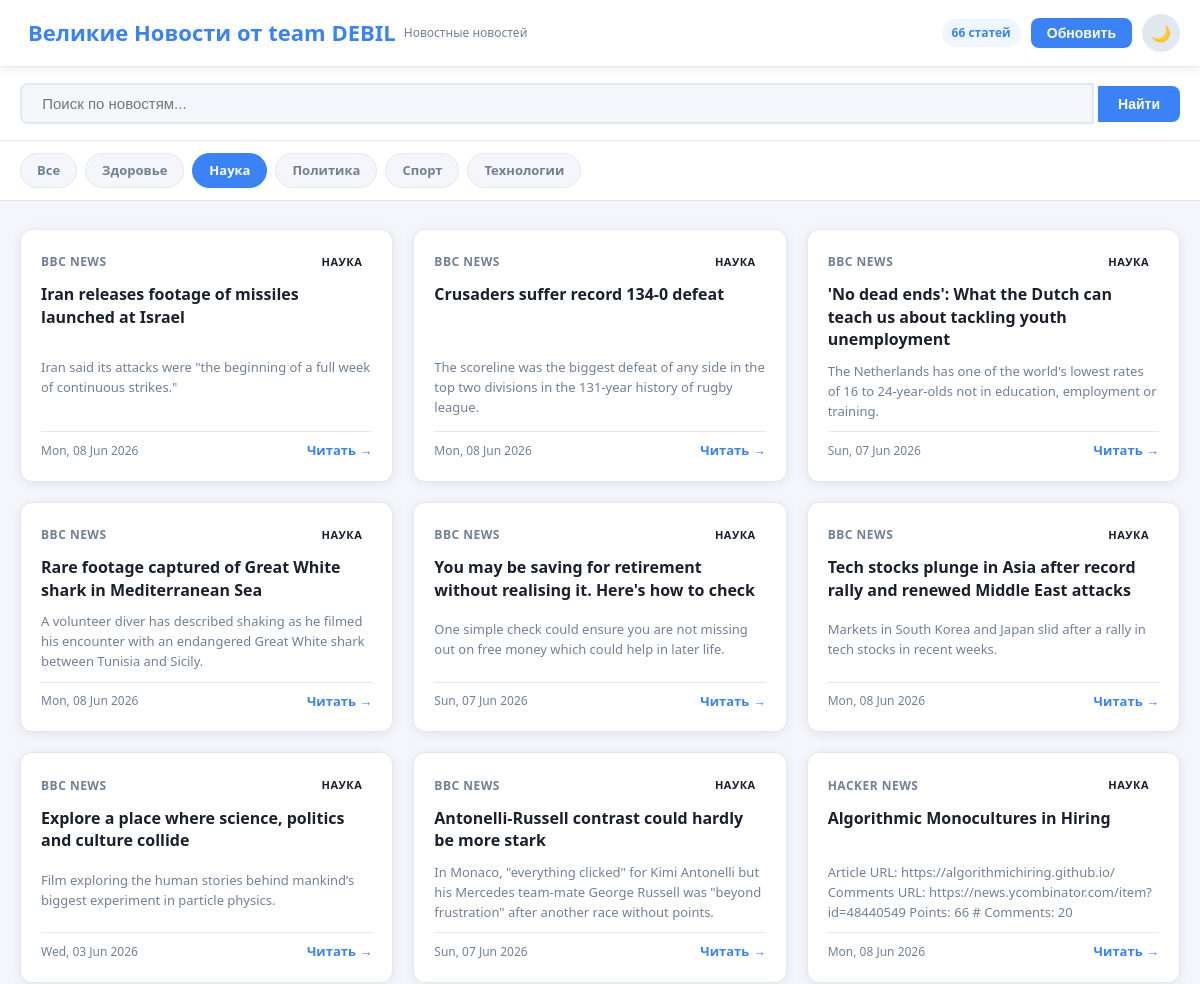
Page /?category=наука (upper part) on the earlier database version.
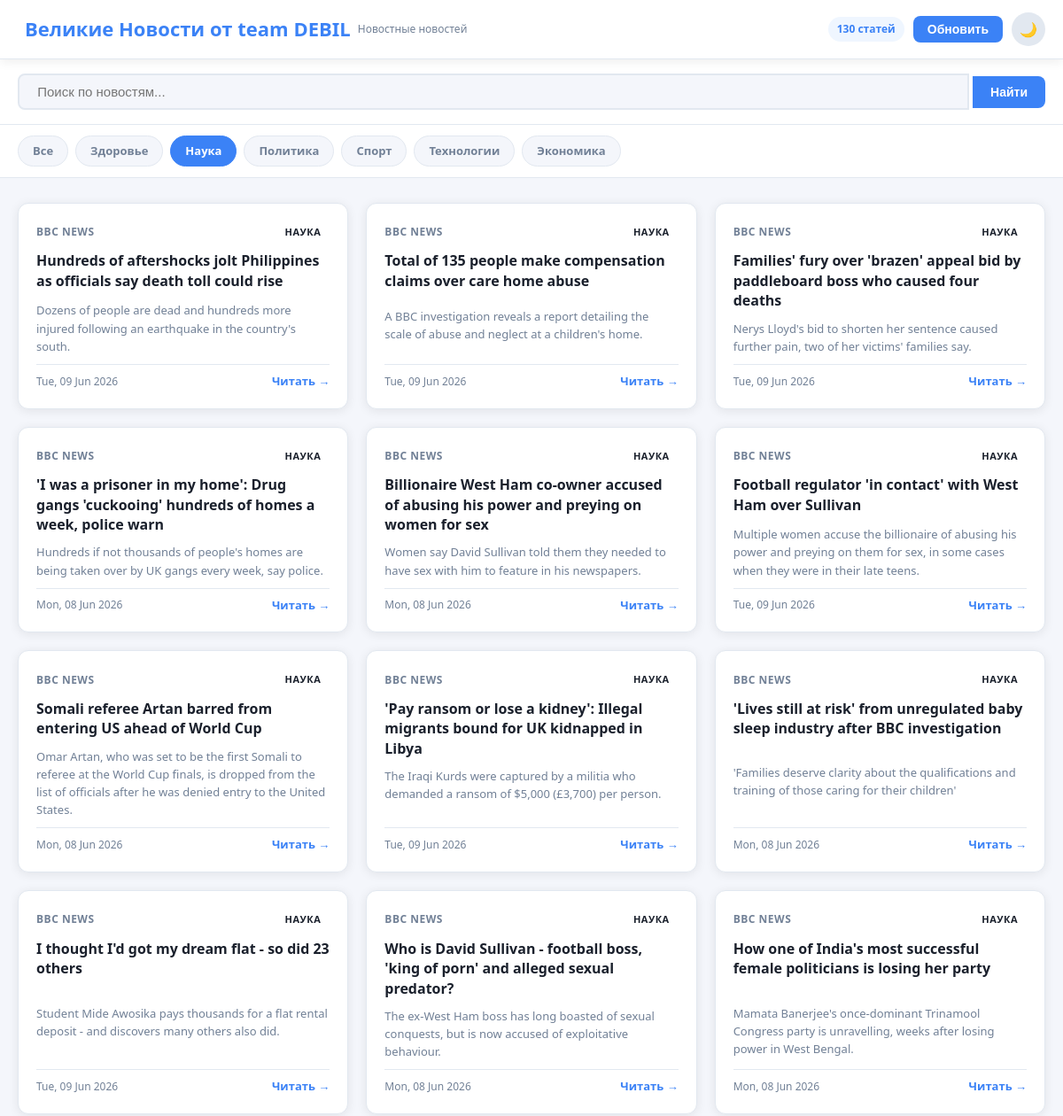
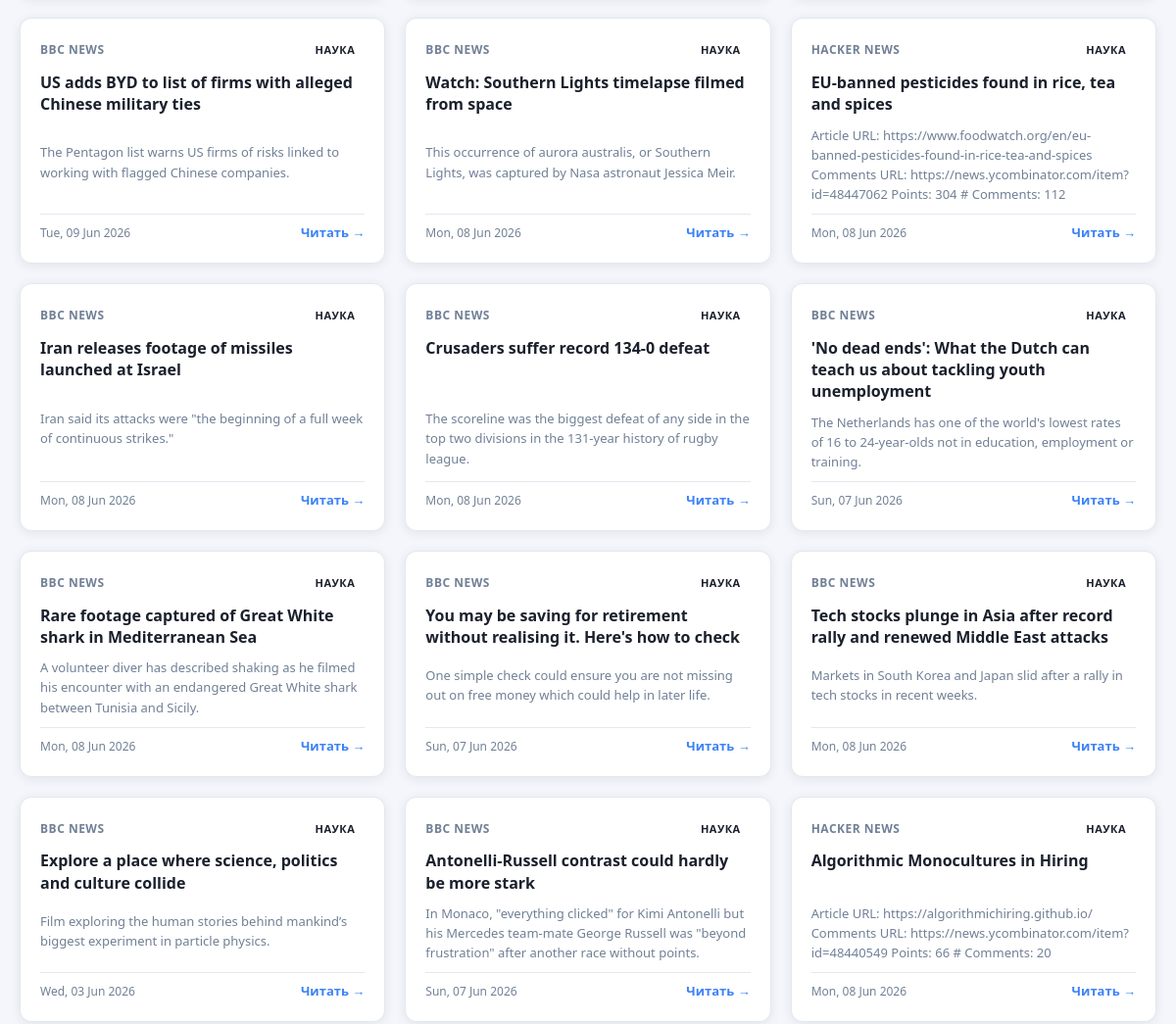
Same page on the later database version (2 pictures, top to bottom).
### tables this page shows
CREATE TABLE articles (
            id        INTEGER PRIMARY KEY AUTOINCREMENT,
            title     TEXT    NOT NULL,
            url       TEXT    NOT NULL UNIQUE,
            summary   TEXT,
            source    TEXT,
            category  TEXT    DEFAULT 'general',
            published TEXT,
            scraped_at DATETIME DEFAULT CURRENT_TIMESTAMP
        );

### app.py (the view)
@app.route("/")
def index():
    keyword  = request.args.get("q", "").strip()
    category = request.args.get("category", "all").strip()
    articles   = get_articles(category=category, keyword=keyword, limit=60)
    categories = get_categories()
    total      = count_articles()
    return render_template(
        "index.html",
        articles=articles,
        categories=categories,
        current_category=category,
        keyword=keyword,
        total=total,
    )

### database.py (called while the page is built)
def get_connection() -> sqlite3.Connection:
    conn = sqlite3.connect(DB_PATH)
    conn.row_factory = sqlite3.Row
    return conn

def get_articles(category: str = None, keyword: str = None,
                 limit: int = 50) -> list:
    conn = get_connection()
    cursor = conn.cursor()
    query = "SELECT * FROM articles WHERE 1=1"
    params = []
    if category and category != "all":
        query += " AND category = ?"
        params.append(category)
    if keyword:
        query += " AND (title LIKE ? OR summary LIKE ?)"
        params.extend([f"%{keyword}%", f"%{keyword}%"])
    query += " ORDER BY scraped_at DESC LIMIT ?"
    params.append(limit)
    cursor.execute(query, params)
    rows = cursor.fetchall()
    conn.close()
    return [dict(row) for row in rows]

def get_categories() -> list:
    conn = get_connection()
    cursor = conn.cursor()
    cursor.execute("SELECT DISTINCT category FROM articles ORDER BY category")
    rows = cursor.fetchall()
    conn.close()
    return [row["category"] for row in rows]

def count_articles() -> int:
    conn = get_connection()
    cursor = conn.cursor()
    cursor.execute("SELECT COUNT(*) as cnt FROM articles")
    row = cursor.fetchone()
    conn.close()
    return row["cnt"]

### templates/index.html (shortened to what this page needs)
<!DOCTYPE html>
<html lang="ru" data-theme="light">
<head>
  <link rel="stylesheet" href="static/css/style.css">
</head>
<body>
  <header class="header">
    <div class="container">
      <div class="header__inner">
        <div class="logo">
          <span class="logo__text">Великие Новости от team DEBIL</span>
          <span class="logo__sub">Новостные новостей</span>
        </div>
        <div class="header__actions">
          <span class="stats-badge">{{ total }} статей</span>
          <button class="btn btn--refresh" onclick="document.getElementById('refreshForm').submit()">
             Обновить
          </button>
          <button class="btn btn--theme" onclick="toggleTheme()" id="themeBtn">🌙</button>
        </div>
      </div>
    </div>
  </header>
  <div class="search-bar">
    <div class="container">
      <form action="/" method="GET" id="searchForm">
        <div class="search-bar__inner">
          <input
            class="search-input"
            type="text"
            name="q"
            value="{{ keyword }}"
            placeholder=" Поиск по новостям..."
            id="liveSearch"
            autocomplete="off"
          >
          <button class="btn btn--search" type="submit">Найти</button>
        </div>
      </form>
    </div>
  </div>
  <div class="categories">
    <div class="container">
      <div class="categories__list">
        <a class="cat-tab {% if current_category == 'all' %}cat-tab--active{% endif %}"
           href="/?category=all{% if keyword %}&q={{ keyword }}{% endif %}">
          Все
        </a>
        {% for cat in categories %}
        <a class="cat-tab {% if current_category == cat %}cat-tab--active{% endif %}"
           href="/?category={{ cat }}{% if keyword %}&q={{ keyword }}{% endif %}">
          {{ cat | capitalize }}
        </a>
        {% endfor %}
      </div>
    </div>
  </div>
  <main class="main">
    <div class="container">
      {% if articles %}
      <div class="news-grid" id="newsGrid">
        {% for article in articles %}
        <article class="card" data-category="{{ article.category }}">
          <div class="card__header">
            <span class="card__source">{{ article.source }}</span>
            <span class="card__cat card__cat--{{ article.category }}">{{ article.category }}</span>
          </div>
          <h2 class="card__title">
            <a href="{{ article.url }}" target="_blank" rel="noopener">
              {{ article.title }}
            </a>
          </h2>
          <p class="card__summary">{{ article.summary[:200] }}{% if article.summary|length > 200 %}...{% endif %}</p>
          <div class="card__footer">
            <span class="card__date">{{ article.published[:16] if article.published else '' }}</span>
            <a class="card__link" href="{{ article.url }}" target="_blank" rel="noopener">
              Читать →
            </a>
          </div>
        </article>
        {% endfor %}
      </div>
      {% else %}
      <div class="empty-state">
        <div class="empty-state__icon"></div>
        <h3>Новости не найдены</h3>
        <p>Нажмите «Обновить», чтобы загрузить свежие новости</p>
      </div>
      {% endif %}
    </div>
  </main>
</body>
</html>

### static/css/style.css (style rules this page uses)
*, *::before, *::after { box-sizing: border-box; margin: 0; padding: 0; }
:root { --bg: #f4f6fb; --surface: #ffffff; --border: #e2e8f0; --text: #1a202c; --text-sub: #718096; --accent: #3b82f6; --accent-h: #2563eb; --radius: 12px; --shadow: 0 2px 12px rgba(0,0,0,.08); --trans: .2s ease; }
body { background: var(--bg); color: var(--text); font-family: 'Segoe UI', system-ui, sans-serif; font-size: 15px; line-height: 1.6; transition: background var(--trans), color var(--trans); }
a { color: var(--accent); text-decoration: none; }
.container { max-width: 1200px; margin: 0 auto; padding: 0 20px; }
.header { background: var(--surface); border-bottom: 1px solid var(--border); box-shadow: var(--shadow); position: sticky; top: 0; z-index: 100; }
.header__inner { display: flex; align-items: center; justify-content: space-between; padding: 14px 0; gap: 16px; }
.logo { display: flex; align-items: center; gap: 8px; }
.logo__text { font-size: 22px; font-weight: 700; color: var(--accent); }
.logo__sub { font-size: 12px; color: var(--text-sub); }
.header__actions { display: flex; align-items: center; gap: 10px; }
.stats-badge { background: #eff6ff; color: var(--accent); font-size: 12px; font-weight: 600; padding: 4px 10px; border-radius: 20px; }
.btn { border: none; cursor: pointer; border-radius: 8px; font-size: 14px; font-weight: 600; padding: 7px 16px; transition: all var(--trans); }
.btn--refresh { background: var(--accent); color: #fff; }
.btn--theme { background: var(--border); color: var(--text); font-size: 16px; width: 38px; height: 38px; padding: 0; border-radius: 50%; }
.btn--search { background: var(--accent); color: #fff; padding: 10px 20px; border-radius: 0 8px 8px 0; }
.search-bar { background: var(--surface); padding: 16px 0; border-bottom: 1px solid var(--border); }
.search-bar__inner { display: flex; align-items: center; gap: 4px; }
.search-input { flex: 1; padding: 10px 16px; border: 2px solid var(--border); border-radius: 8px 0 0 8px; font-size: 15px; background: var(--bg); color: var(--text); outline: none; transition: border var(--trans); }
.categories { background: var(--surface); padding: 12px 0; border-bottom: 1px solid var(--border); }
.categories__list { display: flex; gap: 8px; flex-wrap: wrap; }
.cat-tab { padding: 6px 16px; border-radius: 20px; font-size: 13px; font-weight: 600; color: var(--text-sub); background: var(--bg); border: 1px solid var(--border); transition: all var(--trans); }
.cat-tab:hover, .cat-tab--active { background: var(--accent); color: #fff; border-color: var(--accent); }
.main { padding: 28px 0 48px; }
.news-grid { display: grid; grid-template-columns: repeat(auto-fill, minmax(340px, 1fr)); gap: 20px; }
.card { background: var(--surface); border: 1px solid var(--border); border-radius: var(--radius); padding: 20px; display: flex; flex-direction: column; gap: 10px; box-shadow: var(--shadow); transition: transform var(--trans), box-shadow var(--trans); }
.card__header { display: flex; justify-content: space-between; align-items: center; }
.card__source { font-size: 12px; font-weight: 600; color: var(--text-sub); text-transform: uppercase; letter-spacing: .5px; }
.card__title { font-size: 16px; font-weight: 700; line-height: 1.4; flex: 1; }
.card__title a { color: var(--text); }
.card__summary { font-size: 13px; color: var(--text-sub); line-height: 1.55; flex: 1; }
.card__footer { display: flex; justify-content: space-between; align-items: center; padding-top: 8px; border-top: 1px solid var(--border); margin-top: auto; }
.card__date { font-size: 12px; color: var(--text-sub); }
.card__link { font-size: 13px; font-weight: 600; color: var(--accent); }
.card__cat { font-size: 11px; font-weight: 700; padding: 3px 10px; border-radius: 12px; text-transform: uppercase; letter-spacing: .5px; }

Differences in the rows shown:
added articles: source "BBC NEWS", category "НАУКА", title "Hundreds of aftershocks jolt Philippines as officials say death toll could rise", summary "Dozens of people are dead and hundreds more injured following an earthquake in the country's south.", published "Tue, 09 Jun 2026"
added articles: source "BBC NEWS", category "НАУКА", title "Total of 135 people make compensation claims over care home abuse", summary "A BBC investigation reveals a report detailing the scale of abuse and neglect at a children's home.", published "Tue, 09 Jun 2026"
added articles: source "BBC NEWS", category "НАУКА", title "Families' fury over 'brazen' appeal bid by paddleboard boss who caused four deaths", summary "Nerys Lloyd's bid to shorten her sentence caused further pain, two of her victims' families say.", published "Tue, 09 Jun 2026"
added articles: source "BBC NEWS", category "НАУКА", title "'I was a prisoner in my home': Drug gangs 'cuckooing' hundreds of homes a week, police warn", summary "Hundreds if not thousands of people's homes are being taken over by UK gangs every week, say police.", published "Mon, 08 Jun 2026"
added articles: source "BBC NEWS", category "НАУКА", title "Billionaire West Ham co-owner accused of abusing his power and preying on women for sex", summary "Women say David Sullivan told them they needed to have sex with him to feature in his newspapers.", published "Mon, 08 Jun 2026"
added articles: source "BBC NEWS", category "НАУКА", title "Football regulator 'in contact' with West Ham over Sullivan", summary "Multiple women accuse the billionaire of abusing his power and preying on them for sex, in some cases when they were in their late teens.", published "Tue, 09 Jun 2026"
added articles: source "BBC NEWS", category "НАУКА", title "Somali referee Artan barred from entering US ahead of World Cup", summary "Omar Artan, who was set to be the first Somali to referee at the World Cup finals, is dropped from the list of officials after he was denied entry to the United States.", published "Mon, 08 Jun 2026"
added articles: source "BBC NEWS", category "НАУКА", title "'Pay ransom or lose a kidney': Illegal migrants bound for UK kidnapped in Libya", summary "The Iraqi Kurds were captured by a militia who demanded a ransom of $5,000 (£3,700) per person.", published "Tue, 09 Jun 2026"
added articles: source "BBC NEWS", category "НАУКА", title "'Lives still at risk' from unregulated baby sleep industry after BBC investigation", summary "'Families deserve clarity about the qualifications and training of those caring for their children'", published "Mon, 08 Jun 2026"
added articles: source "BBC NEWS", category "НАУКА", title "I thought I'd got my dream flat - so did 23 others", summary "Student Mide Awosika pays thousands for a flat rental deposit - and discovers many others also did.", published "Tue, 09 Jun 2026"
added articles: source "BBC NEWS", category "НАУКА", title "Who is David Sullivan - football boss, 'king of porn' and alleged sexual predator?", summary "The ex-West Ham boss has long boasted of sexual conquests, but is now accused of exploitative behaviour.", published "Mon, 08 Jun 2026"
added articles: source "BBC NEWS", category "НАУКА", title "How one of India's most successful female politicians is losing her party", summary "Mamata Banerjee's once-dominant Trinamool Congress party is unravelling, weeks after losing power in West Bengal.", published "Mon, 08 Jun 2026"
added articles: source "BBC NEWS", category "НАУКА", title "US adds BYD to list of firms with alleged Chinese military ties", summary "The Pentagon list warns US firms of risks linked to working with flagged Chinese companies.", published "Tue, 09 Jun 2026"
added articles: source "BBC NEWS", category "НАУКА", title "Watch: Southern Lights timelapse filmed from space", summary "This occurrence of aurora australis, or Southern Lights, was captured by Nasa astronaut Jessica Meir.", published "Mon, 08 Jun 2026"
added articles: source "HACKER NEWS", category "НАУКА", title "EU-banned pesticides found in rice, tea and spices", summary "Article URL: https://www.foodwatch.org/en/eu-banned-pesticides-found-in-rice-tea-and-spices Comments URL: https://news.ycombinator.com/item?id=48447062 Points: 304 # Comments: 112", published "Mon, 08 Jun 2026"
Other differences:
{{ total }}: "66" → "130"
new list line: "Экономика"
